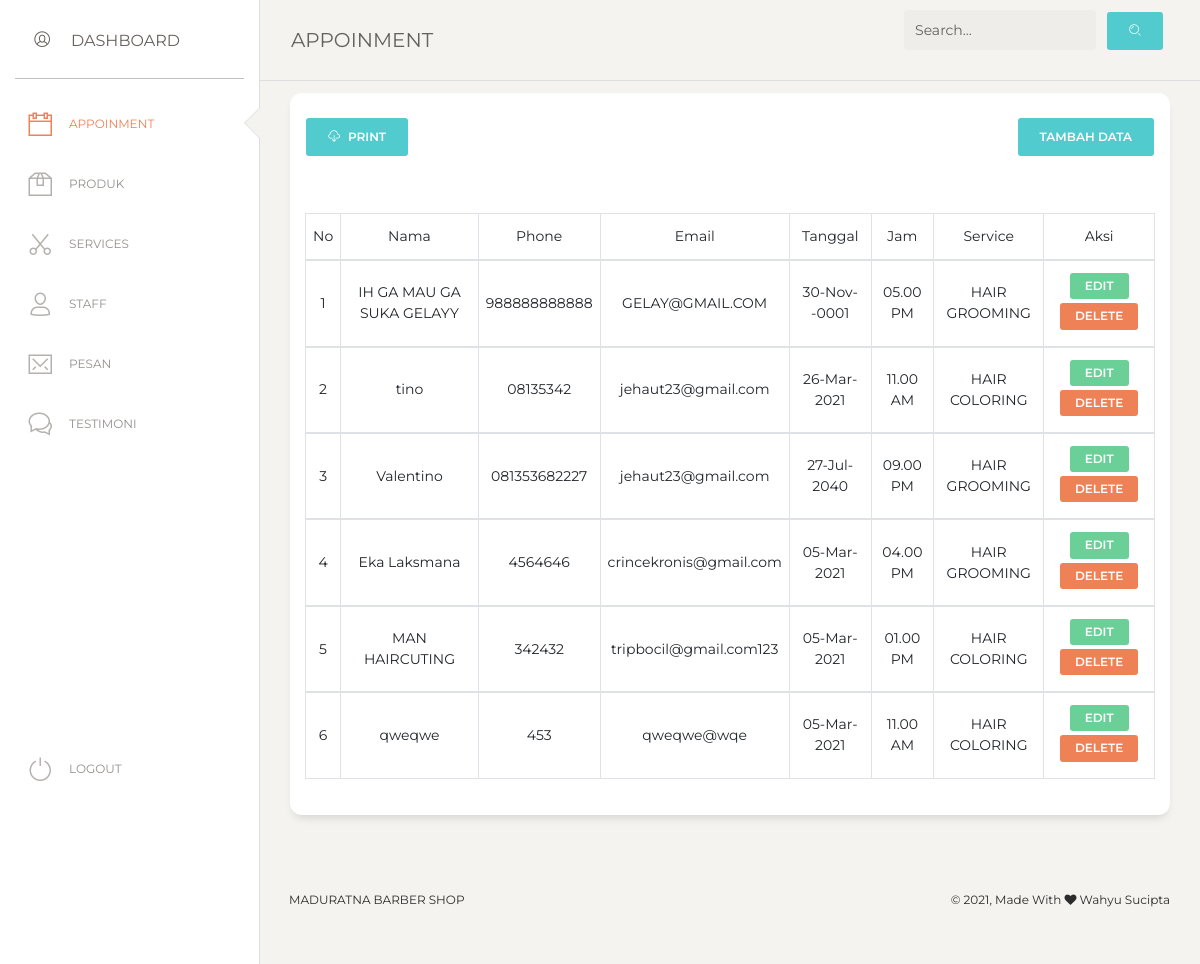
The page /admin/app/view.php (signed in) on the database its author committed.
### tables this page shows
CREATE TABLE `tb_appoinment` (
  `id_appoinment` varchar(11) NOT NULL,
  `nama` varchar(50) NOT NULL,
  `notelp` varchar(12) NOT NULL,
  `email` varchar(50) NOT NULL,
  `tanggal` date NOT NULL,
  `id_jam` int(11) NOT NULL,
  `id_service` int(11) NOT NULL
);

CREATE TABLE `tb_jam` (
  `id_jam` int(11) NOT NULL,
  `jam` varchar(11) NOT NULL,
  `kategori` varchar(10) NOT NULL
);

CREATE TABLE `tb_service` (
  `id_service` int(11) NOT NULL,
  `nama` varchar(50) NOT NULL,
  `desc_service` text NOT NULL,
  `harga` double NOT NULL
);

### admin/app/view.php (the view, shortened to what this page needs)
<?php
    require_once "../../config/conn.php";
    if(isset($_POST['search'])){
        $e = $_POST['keyword'];
        $query = mysqli_query($conn, "SELECT * FROM tb_appoinment WHERE nama LIKE '%$e%' OR tanggal LIKE '%$e%'");
    }
    else{
        $query = mysqli_query($conn, "SELECT * FROM tb_appoinment ORDER BY id_appoinment DESC");
    }
    $total = mysqli_num_rows($query);
?>
<!DOCTYPE html>
<html lang="en">
<head>
  <link href="https://maxcdn.bootstrapcdn.com/font-awesome/latest/css/font-awesome.min.css" rel="stylesheet">
  <link href="../assets/css/bootstrap.min.css" rel="stylesheet" />
  <link href="../assets/css/paper-dashboard.css?v=2.0.1" rel="stylesheet" />
  <link href="../assets/demo/demo.css" rel="stylesheet" />
  <link href='https://cdn.jsdelivr.net/npm/boxicons@2.0.5/css/boxicons.min.css' rel='stylesheet'>
  <link rel="stylesheet" href="../css/nav.css">
</head>
<body class="">
  <div class="wrapper ">
    <div class="sidebar" data-color="white" data-active-color="danger">
      <div class="logo">
        <a class="simple-text logo-mini">
          <div class="logo-image-small pt-1">
            <i class="nc-icon nc-circle-10"></i>
          </div>
        </a>
        <a href="" class="simple-text logo-normal">
          Dashboard
        </a>
      </div>
      <div class="sidebar-wrapper">
        <ul class="nav">
          <li class="active">
            <a href="view.php">
              <i class="nc-icon nc-calendar-60"></i>
              <p>APPOINMENT</p>
            </a>
          </li>
          <li>
            <a href="../produk/view.php">
              <i class="nc-icon nc-box-2"></i>
              <p>Produk</p>
            </a>
          </li>
          <li>
            <a href="../service/view.php">
            <i class="nc-icon nc-scissors"></i>
              <p>Services</p>
            </a>
          </li>
          <li>
            <a href="../staff/view.php">
              <i class="nc-icon nc-single-02"></i>
              <p>Staff</p>
            </a>
          </li>
          <li>
            <a href="../pesan/view.php">
              <i class="nc-icon nc-email-85"></i>
              <p>Pesan</p>
            </a>
          </li>
          <li>
            <a href="../testimoni/view.php">
              <i class="nc-icon nc-chat-33"></i>
              <p>Testimoni</p>
            </a>
          </li>
          <li class="active-pro">
            <a href="../process/logout.php">
              <i class="nc-icon nc-button-power"></i>
              <p>Logout</p>
            </a>
          </li>
        </ul>
      </div>
    </div>
    <div class="main-panel">
      <nav class="navbar navbar-expand-lg navbar-absolute fixed-top navbar-transparent">
        <div class="container-fluid">
          <div class="navbar-wrapper">
            <a class="navbar-brand" href="">APPOINMENT</a>
          </div>
          <form action="" method="GET">
            <div class="collapse navbar-collapse justify-content-end" id="navigation">
                <div class="input-group no-border">
                  <input type="teext" name="keyword" class="form-control" placeholder="Search...">
                </div>
                <ul class="navbar-nav">
                  <li class="nav-item">
                    <button type="submit" name="search" class="btn btn-primary"><i class="nc-icon nc-zoom-split"></i></button>
                  </li>
                </ul>
            </div>
          </form>
        </div>
      </nav>
      <div class="content">
        <div class="row">
          <div class="col-md-12">
            <div class="card">
              <div class="card-header mb-3">
                <div class="row">
                  <div class="col-6">
                    <a href="nota.php" class="btn btn-primary"><i class="nc-icon nc-cloud-download-93 mr-2"></i>PRINT</a>
                  </div>
                  <div class="col-6">
                    <button type="submit" class="btn btn-primary float-right" data-toggle="modal" data-target=".bd-example-modal-lg">Tambah Data</button>
                  </div>
                </div>
              </div>
              <div class="card-body">
                <div class="table-responsive">
                  <table class="table">
                  <?php if($total <= 0){ ?>
                    <?php } else {?>
                    <table class="table table-hover table-bordered">
                        <thead align="center">
                            <td>No</td>
                            <td>Nama</td>
                            <td>Phone</td>
                            <td>Email</td>
                            <td>Tanggal</td>
                            <td>Jam</td>
                            <td>Service</td>
                            <td>Aksi</td>
                        <?php
                            $i = 1;
                            foreach ($query as $sql) :
                            $id_service = $sql['id_service'];
                            $sql_3 = mysqli_query($conn, "SELECT * FROM tb_service WHERE id_service = '$id_service' ");
                            $query_3 = mysqli_fetch_assoc($sql_3);
                        ?>
                        <tbody align="center">
                            <td><?= $i++; ?></td>
                            <td><?= $sql['nama'] ?></td>
                            <td><?= $sql['notelp'] ?></td>
                            <td><?= $sql['email'] ?></td>
                            <td><?= date('d-M-Y', strtotime($sql['tanggal'])) ?></td>
                            <?php
                              $id_jam = $sql['id_jam'];
                              $take_jam = mysqli_query($conn, "SELECT * FROM tb_jam WHERE id_jam='$id_jam' ");
                              $result = mysqli_fetch_assoc($take_jam);
                            ?>
                            <td><?= $result['jam']  ?> <?= $result['kategori']  ?></td>
                            <td><?= $query_3['nama']  ?></td>
                            <td><a href="edit.php?id=<?=$sql['id_appoinment']?>" class="btn btn-success btn-sm mb-1">EDIT</a>
                                <a onclick="return confirm('Yakin Ingin Menghapus Data Ini ?')" href="process/delete.php?id=<?=$sql['id_appoinment']?>" class="btn btn-danger btn-sm mb-1">DELETE</a>
                            </td>
                        </tbody>
                        <?php endforeach; ?>
                        <?php }?>
                  </table>
                </div>
              </div>
            </div>
          </div>
        </div>
      </div>
      <footer class="footer footer-black  footer-white ">
        <div class="container-fluid">
          <div class="row">
            <nav class="footer-nav">
              <ul>
                <li><a href="" target="_blank">Maduratna Barber Shop</a></li>
              </ul>
            </nav>
            <div class="credits ml-auto">
              <span class="copyright">
                © , Made With <i class="fa fa-heart heart"></i> Wahyu Sucipta
              </span>
            </div>
          </div>
        </div>
      </footer>
    </div>
  </div>
</body>
</html>

### admin/assets/demo/demo.css (style rules this page uses)
body { background-color: #f3f3f3; }
.sidebar .logo { padding: 15px; }
@media all and (min-width: 992px) { .sidebar .nav>li.active-pro { position: absolute; width: 100%; bottom: 10px; } }

### admin/css/nav.css (style rules this page uses)
* { padding: 0; margin: 0; text-decoration: none; list-style: none; box-sizing: border-box; }
body { font-family: montserrat; }
nav ul li { display: inline-block; line-height: 80px; margin: 0 5px; }
.footer-nav li { margin-top: -60px !important; }
nav ul li a { color: #444; font-size: 17px; padding: 7px 13px; border-radius: 3px; text-transform: uppercase; text-decoration: none !important; }
.navbar { margin-top: -20px !important; }
.navbar-brand { margin-top: 20px; }

### rows shown on the page
tb_appoinment: nama "IH GA MAU GA SUKA GELAYY", notelp "988888888888", email "GELAY@GMAIL.COM", tanggal "30-Nov--0001", id_jam.jam "05.00", id_jam.kategori "PM", id_service.nama "HAIR GROOMING"
tb_appoinment: nama "tino", notelp "08135342", email "jehaut23@gmail.com", tanggal "26-Mar-2021", id_jam.jam "11.00", id_jam.kategori "AM", id_service.nama "HAIR COLORING"
tb_appoinment: nama "Valentino", notelp "081353682227", email "jehaut23@gmail.com", tanggal "27-Jul-2040", id_jam.jam "09.00", id_jam.kategori "PM", id_service.nama "HAIR GROOMING"
tb_appoinment: nama "Eka Laksmana", notelp "4564646", email "crincekronis@gmail.com", tanggal "05-Mar-2021", id_jam.jam "04.00", id_jam.kategori "PM", id_service.nama "HAIR GROOMING"
tb_appoinment: nama "MAN HAIRCUTING", notelp "342432", email "tripbocil@gmail.com123", tanggal "05-Mar-2021", id_jam.jam "01.00", id_jam.kategori "PM", id_service.nama "HAIR COLORING"
tb_appoinment: nama "qweqwe", notelp "453", email "qweqwe@wqe", tanggal "05-Mar-2021", id_jam.jam "11.00", id_jam.kategori "AM", id_service.nama "HAIR COLORING"
